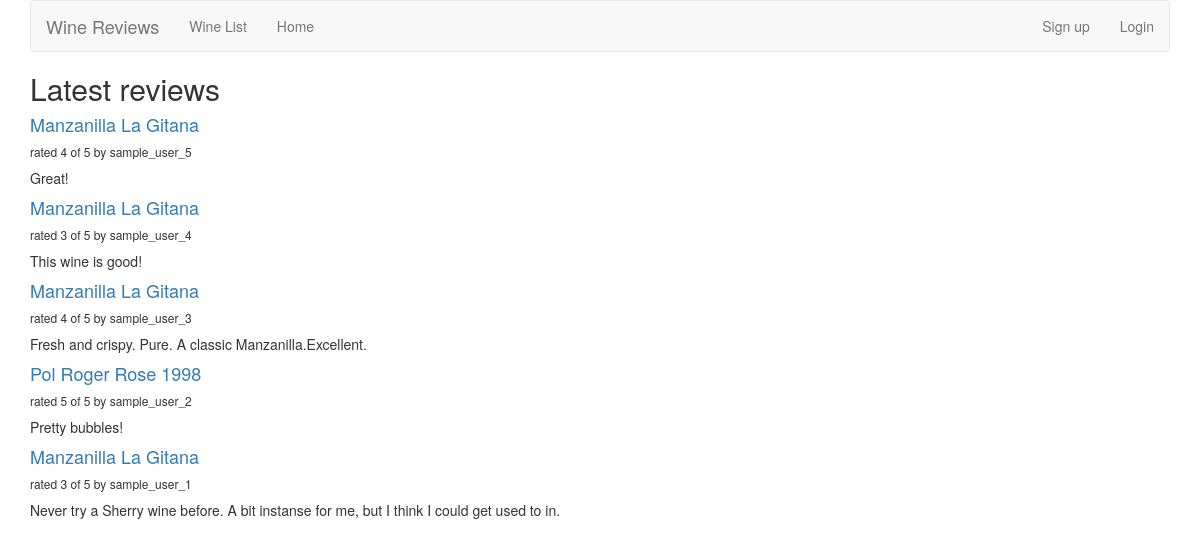
The page /reviews/review/ on the database as committed earlier.
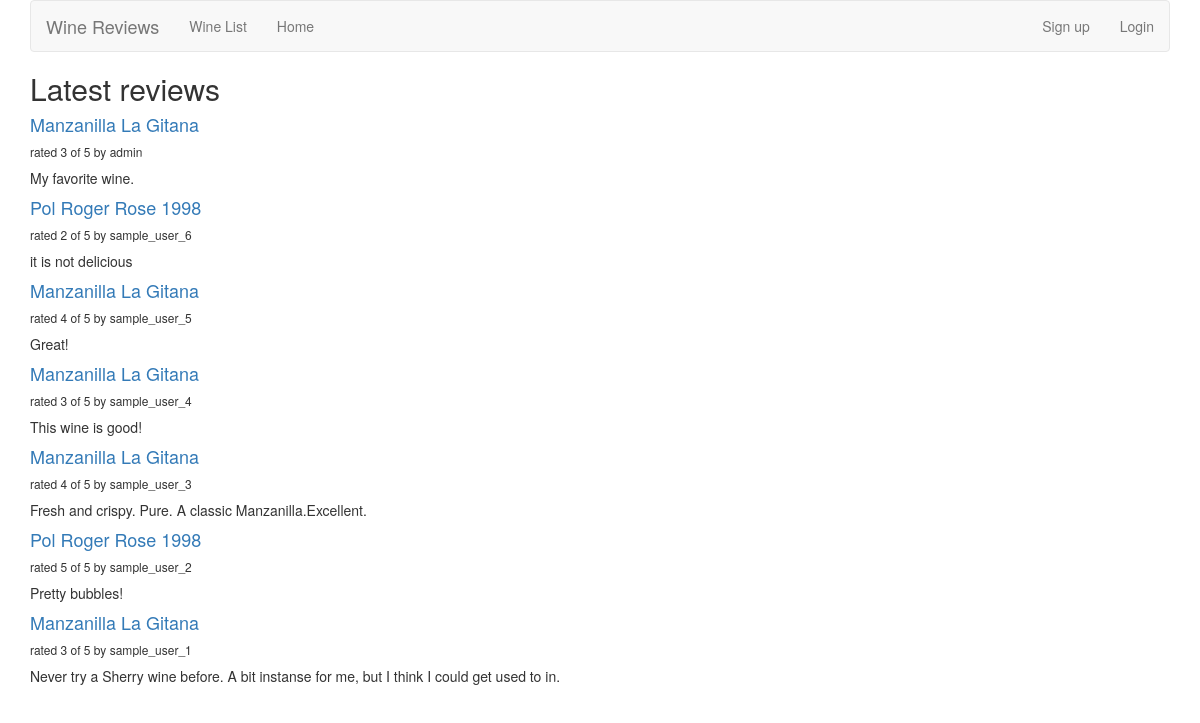
The same page on the database as committed later.
### reviews/models.py (models this page shows, shortened)
class Review(models.Model):
    RATING_CHOICES = (
        (1,'1'),
        (2,'2'),
        (3,'3'),
        (4,'4'),
        (5,'5'),
    )
    wine = models.ForeignKey(Wine, on_delete=models.CASCADE)
    pub_date = models.DateTimeField(verbose_name='date_published')
    user_name = models.CharField(max_length = 100)
    comment = models.CharField(max_length = 200)
    rating = models.IntegerField(choices = RATING_CHOICES)

class Wine(models.Model):
    name = models.CharField(max_length = 128)

### reviews/views.py (the view)
# urls.py: path('review/', views.review_list,name = 'review_list'),
def review_list(request):
    latest_review_list = Review.objects.order_by('-pub_date')[:9]
    context = {'latest_review_list':latest_review_list}
    return render(request, 'reviews/review_list.html', context)

### templates/reviews/review_list.html (shortened to what this page needs)
{% extends 'base.html' %}
{% load bootstrap3%}
{% block title %}
<h2>Latest reviews</h2>
{% endblock %}
{% block content %}
{% if latest_review_list %}
<div>
    {% for review in latest_review_list %}
    <div>
        <h4><a href="{% url 'reviews:wine_detail' review.wine.id %}">
        {{ review.wine.name }}
        </a></h4>
        <h6>rated {{ review.rating }} of 5 by {{ review.user_name }}</h6>
        <p>{{ review.comment }}</p>
    </div>
    {% endfor %}
</div>
{% else %}
<p>No reviews are available.</p>
{% endif %}
{% endblock %}

### templates/base.html (shortened to what this page needs)
{% load bootstrap3 %}
{% bootstrap_css %}
{% block bootstrap3_content %}
<div class="container">
    <nav  class="navbar navbar-default">
        <div class="navbar-header">
            <a class="navbar-brand" href="{% url 'reviews:review_list' %}">Wine Reviews</a>
        </div>
        <div id="navbar" class="navbar-collapse collapse">
            <ul class="nav navbar-nav">
                <li><a href="{% url 'reviews:wine_list' %}">Wine List</a></li>
                <li><a href="{% url 'reviews:review_list' %}">Home</a></li>
            </ul>
            <ul class="nav navbar-nav navbar-right">
            {% if user.is_authenticated %}
                <li><a href="{% url 'reviews:user_review_list' user.username %}">Hello {{ user.username }}</a></li>
                <li><a href="{% url 'reviews:user_recommendation_list' %}">
                  Wine suggestions</a></li>
                <li><a href="{% url 'auth:logout' %}">Logout</a></li>
                {% else %}
                <li><a href = "/accounts/register">Sign up</a></li>
                <li><a href="{% url 'auth:login' %}">Login</a></li>
                {% endif %}
            </ul>
        </div>
    </nav>
    <h1>{% block title %}(no title){% endblock %}</h1>
    {% block content %}(no content){% endblock %}
</div>
{% endblock %}

Rows that differ between the two databases and show on the page:
added Review: wine.name "Manzanilla La Gitana", rating "3", user_name "admin", comment "My favorite wine."
added Review: wine.name "Pol Roger Rose 1998", rating "2", user_name "sample_user_6", comment "it is not delicious"
